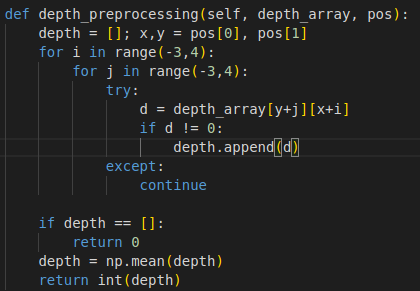
#> input picture Documents/pics/0630_depth_preprocessing.png, 420 x 291 px
$ python -i white_detecting.py   (imports and definitions only)
#> lines starting #> are read from the running program, lines starting #| are printed output that depends on the picture
#> further down, picture is the input picture: shape (291, 420, 3); mean B, G, R 37, 37.3, 36.9
# Data Preprocessing
import os
import cv2 as cv
import numpy as np
from math import acos as ac

def get_line(img, count):
    edges = cv.Canny(img, 50, 150)
    lines = cv.HoughLinesP(edges, 1, np.pi/180., 120, minLineLength=50, maxLineGap=5)
    dst = cv.cvtColor(edges, cv.COLOR_GRAY2BGR)

    if lines is not None:
        for i in range(lines.shape[0]):
            pt1 = (lines[i][0][0], lines[i][0][1])
            pt2 = (lines[i][0][2], lines[i][0][3])
            cv.line(dst, pt1, pt2, (0,0,255), 2, cv.LINE_AA)
        # cv.imshow("Worked", dst)
        cv.waitKey(10)
    else:
        print(f'image {count} is not worked.\n')

# vector & angle dectector
def vector_length(vector):
    vector = np.array(vector)

    return np.inner(vector, vector) ** 0.5

def angle_detect(center_point):
    vectors = []
    angles = []
    for i in range(4):
        vector = np.subtract(center_point[i+1], center_point[i])
        vector = vector/vector_length(vector)
        vectors.append(vector)
        # print(vector_length(vector))
    for i in range(3):
        try:
            inner_product = np.inner(vectors[i], vectors[i+1])
            angles.append(ac(inner_product))
        except:
            angles.append(0)

    return angles

def nothing(x):
        pass

def change_canny(image):
        # Create trackbars for change canny threshold
        cv.createTrackbar('Low', 'image', 0, 1000, nothing)
        cv.createTrackbar('High', 'image', 0, 1000, nothing)
        cv.createTrackbar('Threshold', 'image', 0, 500, nothing)
        cv.createTrackbar('MinLineLength', 'image', 0, 300, nothing)
        cv.createTrackbar('MaxLineGap', 'image', 0, 10, nothing)

        # Set default threshold for canny trackbars
        cv.setTrackbarPos('Low', 'image', 50)
        cv.setTrackbarPos('High', 'image', 150)
        cv.setTrackbarPos('Threshold', 'image', 50)
        cv.setTrackbarPos('MinLineLength', 'image', 50)
        cv.setTrackbarPos('MaxLineGap', 'image', 2)

        while(1):
            # Get current positions of all trackbars
            low = cv.getTrackbarPos('Low', 'image')
            high = cv.getTrackbarPos('High', 'image')
            th = cv.getTrackbarPos('Threshold', 'image')
            length = cv.getTrackbarPos('MinLineLength', 'image')
            gap = cv.getTrackbarPos('MaxLineGap', 'image')

            # Do canny function
            img_canny = cv.Canny(image, low, high)
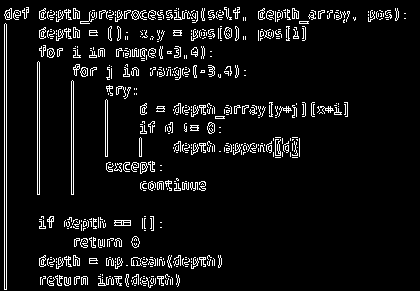
#> img_canny: shape (291, 420); 6.7% white in thin lines or dots
            lines = cv.HoughLinesP(img_canny, 1, np.pi/180., threshold=th, minLineLength=length, maxLineGap=gap)
#> lines = [[6, 289, 6, 24], [4, 289, 4, 24], [39, 194, 39, 62], [37, 194, 37, 62], [73, 194, 73, 81], [71, 194, 71, 81], [105, 104, 105, 156], [107, 156, 107, 102]]
            dst = cv.cvtColor(img_canny, cv.COLOR_GRAY2BGR)
#> dst: shape (291, 420, 3); 6.7% white in thin lines or dots

            if lines is not None:
                for i in range(lines.shape[0]):
                    pt1 = (lines[i][0][0], lines[i][0][1])
                    pt2 = (lines[i][0][2], lines[i][0][3])
                    cv.line(dst, pt1, pt2, (0,0,255), 2, cv.LINE_AA)
#> this loop made 8 passes
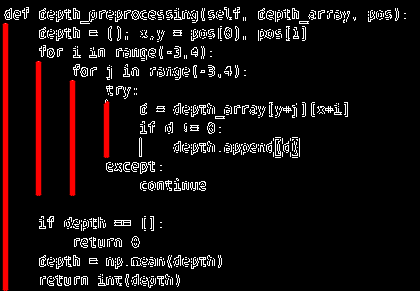
#> dst: shape (291, 420, 3); mean B, G, R 14.8, 14.8, 21.3

            # Display result image
            cv.imshow('image', dst)
            if cv.waitKey(10) & 0xFF == ord('q'):
#> (key q is pressed here)
                print(f'Low : {low} / High : {high} / Threshold : {th} / MinLineLength : {length} / MaxLineGap : {gap}')
                break


#execute
# [22 lines not run here, left out]

>>> import cv2
>>> picture = cv2.imread('../Documents/pics/0630_depth_preprocessing.png')
>>> result = change_canny(picture)
